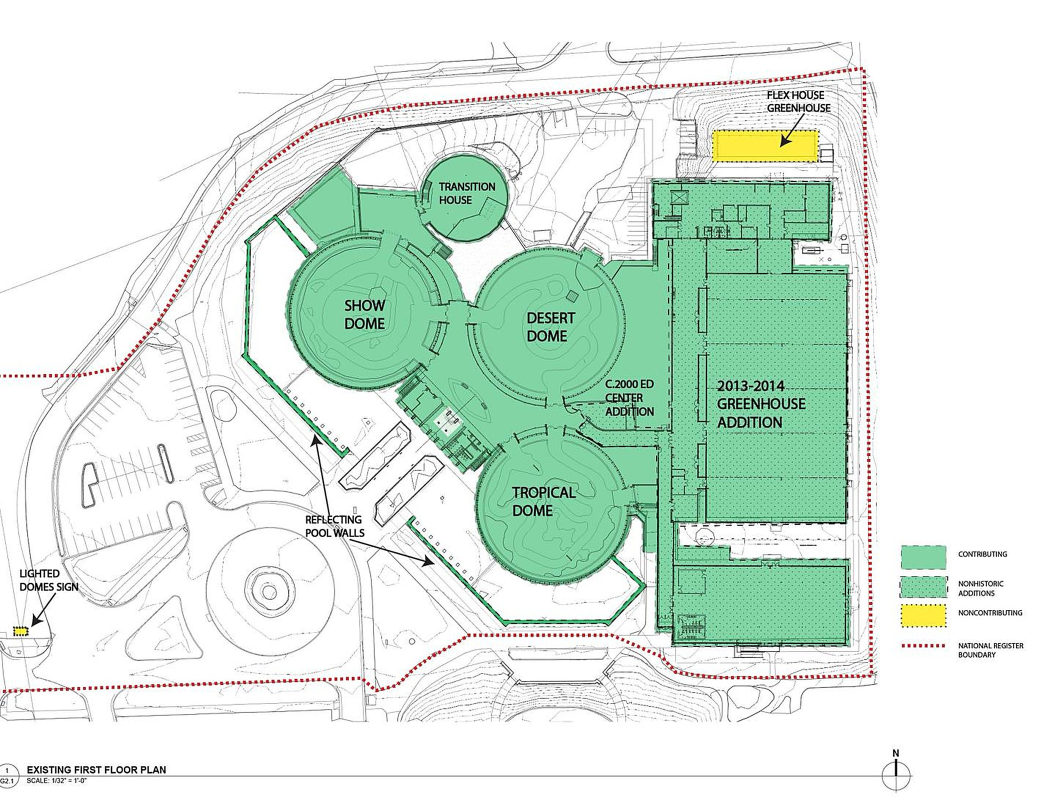
#> input picture Mitchell-Park-Domes-Reference/03-floor-plans/06_nrhp-boundary-site-plan.jpg, 3154 x 2422 px, found by its file name (shown at 1/3 size)
$ python plan06.py
#> lines starting #> are read from the running program, lines starting #| are printed output that depends on the picture
# [wave5-L] Fidelity (c): measure plan 03-floor-plans/06 and compare with SITE (app/src/world/sitemap.js).
# Scale: mean fitted dome diameter = 140 ft (BUILD-NOTES §1). Origin: fitted Show Dome centre. North = image up
# (north arrow is vertical). Dome outlines are least-squares circle fits to the outer edge of the green fill along
# rays that end in white paper (rays into the lobby / links / additions are dropped). Feature points (lobby hub, link
# galleries, arcade front, pools) are picked by eye on full-res crops (overlay saved) - +-10 px (~3 ft) reading error.
import json, math, sys
import numpy as np
from PIL import Image, ImageDraw
REPO = '/Users/tarikmoody/Projects/domes'
im = Image.open(REPO + '/Mitchell-Park-Domes-Reference/03-floor-plans/06_nrhp-boundary-site-plan.jpg').convert('RGB')
#> im is the input picture: PIL image 3154x2422 RGB; mean R, G, B 217.9, 233.6, 223.2
A = np.asarray(im).astype(int); Hh, Ww, _ = A.shape
#> after `Hh, Ww, _ = A.shape`: Hh = 2422; Ww = 3154
K = 3154 / 2000  # rough guesses below were read at 2000 px wide
rough = {'show': (694, 602, 146), 'desert': (1040, 620, 142), 'tropical': (1050, 962, 146)}
def green(p): r, g, b = p; return g > r + 35 and g > b + 5
def white(p): return min(p) > 215
def fit(cx, cy, R):
#> called with cx = 1094.4, cy = 949.4, R = 230.2
  pts = []
  for k in range(720):
    a = 2 * math.pi * k / 720; ca, sa = math.cos(a), math.sin(a)
    ox, oy = int(cx + 1.25 * R * ca), int(cy + 1.25 * R * sa)
    if not (0 <= ox < Ww and 0 <= oy < Hh): continue
    # outside must be paper (white) over 1.12R..1.25R, else the ray runs into a building
    if not all(white(A[int(cy + t * R * sa), int(cx + t * R * ca)]) or not green(A[int(cy + t * R * sa), int(cx + t * R * ca)]) and min(A[int(cy + t * R * sa), int(cx + t * R * ca)]) > 150 for t in np.linspace(1.12, 1.25, 8)): continue
    last = None
    for t in np.linspace(0.8, 1.15, 300):
      x, y = int(cx + t * R * ca), int(cy + t * R * sa)
      p = A[y, x]
      if green(p) or max(p) < 110: last = (cx + t * R * ca, cy + t * R * sa)
    if last: pts.append(last)
#> after the loop, pts = 318 pairs, first value 856 to 1169.7, second value 747.2 to 1172.9
  P = np.array(pts)
#> P has the same summary as pts
  for _ in range(3):  # algebraic circle fit + outlier trim
    M = np.c_[2 * P[:, 0], 2 * P[:, 1], np.ones(len(P))]; bb = (P ** 2).sum(1)
    x0, y0, c = np.linalg.lstsq(M, bb, rcond=None)[0]; r = math.sqrt(c + x0 ** 2 + y0 ** 2)
    res = np.abs(np.hypot(P[:, 0] - x0, P[:, 1] - y0) - r); P = P[res < max(3, 2.5 * np.median(res))]
#> this loop made 3 passes
#> (x0, y0, c, r) on passes 1 to 3: (1096.4, 932.1, -2014246.9, 238.2), (1095.7, 932.6, -2013862.3, 237.6), (1095.4, 932.7, -2013608.6, 237.4)
#> after the loop, P = 281 pairs, first value 856 to 1160, second value 747.2 to 1172.9
  return x0, y0, r, len(P), float(np.median(res))
fits = {k: fit(x * K, y * K, R * K) for k, (x, y, R) in rough.items()}
#> the loop in fit (call 2), `for _ in range(3):` made 3 passes
#> (x0, y0, c, r) on passes 1 to 3: (1654.1, 980.6, -3638676.8, 242.7), (1654.3, 988, -3651616.2, 247.8), (1654.5, 988.6, -3653091.7, 248.3)
#> fits = {'show': (1095.4, 932.7, 237.4, 281, 0.969), 'desert': (1654.5, 988.6, 248.3, 109, 1.15), 'tropical': (1661.2, 1517.5, 236.8, 301, 0.957)}
# Desert: most of its rim is buried in the lobby / ED-centre additions (few white-paper rays), so its free fit runs
# large. Scale comes from Show + Tropical (clean rims); Desert's centre is refit with that radius held.
D = np.mean([2 * fits[k][2] for k in ('show', 'tropical')]); pxft = D / 140
#> after `D = np.mean([2 * fits[k][2] for k in ('show', 'tropical')])`: D = 474.1
#> after `pxft = D / 140`: pxft = 3.39
_d = fits['desert']
# re-collect desert edge points and solve centre with r fixed (Gauss-Newton)
def edge_pts(cx, cy, R):
#> called with cx = 1640.1, cy = 977.7, R = 223.9
  pts = []
  for k in range(720):
    a = 2 * math.pi * k / 720; ca, sa = math.cos(a), math.sin(a)
    try: ok = all(min(A[int(cy + t * R * sa), int(cx + t * R * ca)]) > 150 and not green(A[int(cy + t * R * sa), int(cx + t * R * ca)]) for t in np.linspace(1.12, 1.25, 8))
    except IndexError: ok = False
    if not ok: continue
    last = None
    for t in np.linspace(0.8, 1.15, 300):
      x, y = int(cx + t * R * ca), int(cy + t * R * sa); q = A[y, x]
      if green(q) or max(q) < 110: last = (cx + t * R * ca, cy + t * R * sa)
    if last: pts.append(last)
#> this loop made 720 passes
#> ok on passes 1 to 3: False, False, False
#> after the loop, pts = 135 pairs, first value 1432.1 to 1813.4, second value 731 to 880.8
  return np.array(pts)
P = edge_pts(rough['desert'][0] * K, rough['desert'][1] * K, rough['desert'][2] * K); r = D / 2
#> after `P = edge_pts(rough['desert'][0] * K, rough['desert'][1] * K, rough['de`: P has the same summary as pts in edge_pts
#> after `r = D / 2`: r = 237.1
c = np.array([_d[0], _d[1]])
#> c = [1654.5, 988.6]
for _ in range(50):
  dv = P - c; dist = np.hypot(dv[:, 0], dv[:, 1]); res = dist - r
  J = -dv / dist[:, None]; c = c - np.linalg.lstsq(J, res, rcond=None)[0]
#> this loop made 50 passes
#> c on passes 1 to 12: [1651.9, 974.9], [1651.7, 974.9], [1651.7, 974.9], [1651.7, 974.9], [1651.7, 974.9], [1651.7, 974.9], [1651.7, 974.9], [1651.7, 974.9], [1651.7, 974.9], [1651.7, 974.9], [1651.7, 974.9], [1651.7, 974.9]
fits['desert'] = (c[0], c[1], r, len(P), float(np.median(np.abs(res))))
ox, oy = fits['show'][0], fits['show'][1]
#> ox = 1095.4; oy = 932.7
ft = lambda x, y: ((x - ox) / pxft, -(y - oy) / pxft)
out = {'px_per_ft': round(pxft, 3), 'dome_diam_px': {k: round(2 * f[2], 1) for k, f in fits.items()}, 'fit_points': {k: f[3] for k, f in fits.items()},
       'fit_median_resid_px': {k: round(f[4], 2) for k, f in fits.items()}}
SITE = {'show': (0, 0), 'desert': (169, 0), 'tropical': (169, -158)}
rows = []
for k, f in fits.items():
  p = ft(f[0], f[1]); rows.append(('dome centre ' + k, p, SITE[k]))
#> this loop made 3 passes
#> (k, f, p) on passes 1 to 3: ('show', (1095.4, 932.7, 237.4, 281, 0.969), (0, 0)), ('desert', (1651.7, 974.9, 237.1, 135, 2.46), (164.3, -12.46)), ('tropical', (1661.2, 1517.5, 236.8, 301, 0.957), (167.1, -172.7))
#> after the loop, rows = [('dome centre show', (0, 0), (0, 0)), ('dome centre desert', (164.3, -12.46), (169, 0)), ('dome centre tropical', (167.1, -172.7), (169, -158))]
# Feature picks (full-res px), read on the crops in plan06-overlay.jpg:
picks = json.load(open(sys.argv[1])) if len(sys.argv) > 1 else {}
SITEF = {  # from app/src/world/sitemap.js SITE (ft)
  'lobby hub centre': (84.5, -79),
  'link Show-Desert (midpoint)': (84.5, 0),
  'link Desert-Tropical (midpoint)': (169, -79),
  'arcade front (centre)': (51.95, -111.55),
  'pool W (centre)': (6.7, -121), 'pool E (centre)': (42, -156.3),
}
for name, xy in picks.items():
  if name.startswith('_'): continue
  x, y = xy
  rows.append((name, ft(x, y), SITEF[name]))
# Registered frame: least-squares rigid fit (rotation + translation, scale held at the diameter scale) of the three
# plan dome centres onto the SITE / BUILD-NOTES §4 centres - the frame SITE is drawn in. Reported beside north-up.
Pp = np.array([ft(fits[k][0], fits[k][1]) for k in SITE]); Qq = np.array([SITE[k] for k in SITE], float)
#> after `Pp = np.array([ft(fits[k][0], fits[k][1]) for k in SITE])`: Pp = [[0, 0], [164.3, -12.46], [167.1, -172.7]]
#> after `Qq = np.array([SITE[k] for k in SITE], float)`: Qq = [[0, 0], [169, 0], [169, -158]]
mp, mq = Pp.mean(0), Qq.mean(0); Hm = (Pp - mp).T @ (Qq - mq); U, _, Vt = np.linalg.svd(Hm); Rm = (U @ Vt).T
#> after `mp, mq = (Pp.mean(0), Qq.mean(0))`: mp = [110.4, -61.71]; mq = [112.7, -52.67]
#> after `Hm = (Pp - mp).T @ (Qq - mq)`: Hm = [[18665, -8946.8], [-10428.8, 17531.4]]
#> after `U, _, Vt = np.linalg.svd(Hm)`: U = [[-0.713, 0.701], [0.701, 0.713]]; Vt = [[-0.741, 0.671], [0.671, 0.741]]
#> after `Rm = (U @ Vt).T`: Rm = [[0.999, -0.0409], [0.0409, 0.999]]
if np.linalg.det(Rm) < 0: Vt[-1] *= -1; Rm = (U @ Vt).T
th = math.atan2(Rm[1, 0], Rm[0, 0])
#> th = 0.0409
rot = lambda p: tuple(Rm @ (np.array(p) - mp) + mq)
out['plan_rotation_vs_site_deg'] = round(math.degrees(th), 2)
print(json.dumps(out))
#> (printed output is left out)
print(f"{'feature':34s} {'plan ft (N-up)':>18s} {'err':>6s} {'plan ft (reg.)':>18s} {'err':>6s} {'SITE ft':>18s}")
res = []
for name, p, s in rows:
  q = rot(p); e = math.hypot(p[0] - s[0], p[1] - s[1]); e2 = math.hypot(q[0] - s[0], q[1] - s[1])
  res.append({'feature': name, 'plan_ft_north_up': [round(p[0], 1), round(p[1], 1)], 'err_north_up_ft': round(e, 1), 'plan_ft_registered': [round(q[0], 1), round(q[1], 1)], 'err_registered_ft': round(e2, 1), 'site_ft': list(s)})
  print(f"{name:34s} ({p[0]:7.1f},{p[1]:7.1f}) {e:6.1f} ({q[0]:7.1f},{q[1]:7.1f}) {e2:6.1f} ({s[0]:7.1f},{s[1]:7.1f})")
#> this loop made 3 passes
#> (name, p, s, q, e, e2) on passes 2 to 3: ('dome centre desert', (164.3, -12.46), (169, 0), (164.4, -1.26), 13.33, 4.74), ('dome centre tropical', (167.1, -172.7), (169, -158), (173.8, -161.2), 14.79, 5.76)
#> (name, s, q, e, e2) on pass 1: ('dome centre show', (0, 0), (-0.209, 4.47), 0, 4.48)
#| dome centre show                   (    0.0,   -0.0)    0.0 (   -0.2,    4.5)    4.5 (    0.0,    0.0)
#| dome centre desert                 (  164.3,  -12.5)   13.3 (  164.4,   -1.3)    4.7 (  169.0,    0.0)
#| dome centre tropical               (  167.1, -172.7)   14.8 (  173.8, -161.2)    5.8 (  169.0, -158.0)
#> after the loop, res = 3 items
if '_axis' in picks:
  (x0, y0), (x1, y1) = picks['_axis']; a0, a1 = ft(x0, y0), ft(x1, y1)
  brg = math.degrees(math.atan2(a1[0] - a0[0], a1[1] - a0[1])) % 360
  out['arcade_axis_bearing_deg'] = {'plan_north_up': round(brg, 1), 'plan_registered': round((brg - math.degrees(th)) % 360, 1), 'site': 225.0}
  print('arcade axis bearing (arcade -> SW between the pools, compass deg):', out['arcade_axis_bearing_deg'])
print(json.dumps({k: out[k] for k in ('px_per_ft', 'plan_rotation_vs_site_deg')}))
#| {"px_per_ft": 3.387, "plan_rotation_vs_site_deg": 2.34}
# overlay for the record
ov = im.copy(); d = ImageDraw.Draw(ov)
for k, f in fits.items(): d.ellipse([f[0] - f[2], f[1] - f[2], f[0] + f[2], f[1] + f[2]], outline=(255, 0, 0), width=4)
#> this loop made 3 passes
#> (k, f) on passes 1 to 3: ('show', (1095.4, 932.7, 237.4, 281, 0.969)), ('desert', (1651.7, 974.9, 237.1, 135, 2.46)), ('tropical', (1661.2, 1517.5, 236.8, 301, 0.957))
for name, xy in picks.items():
  if name.startswith('_'): continue
  x, y = xy
  d.ellipse([x - 12, y - 12, x + 12, y + 12], outline=(0, 0, 255), width=5)
for name, p, s in rows[3:]:  # SITE positions back-projected
  X, Y = ox + s[0] * pxft, oy - s[1] * pxft; d.line([X - 14, Y - 14, X + 14, Y + 14], fill=(255, 0, 255), width=5); d.line([X - 14, Y + 14, X + 14, Y - 14], fill=(255, 0, 255), width=5)
#> this loop made 0 passes
ov.crop((700, 550, 2000, 1800)).save(REPO + '/evidence/wave5/fidelity-checks/plan06-overlay.jpg', quality=85)
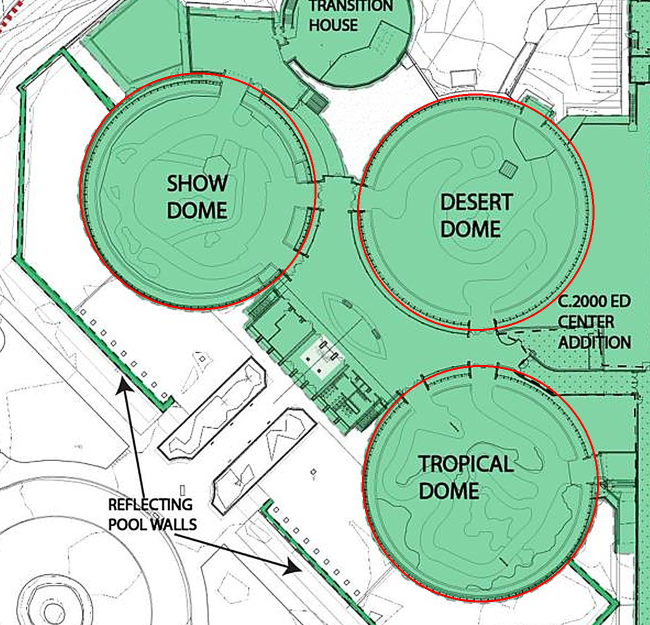
#> saved as plan06-overlay.jpg: PIL image 1300x1250 RGB (shown at 1/2 size); mean R, G, B 172.7, 212.4, 187.8
json.dump({'meta': out, 'rows': res}, open(REPO + '/evidence/wave5/fidelity-checks/plan06.json', 'w'), indent=1)
